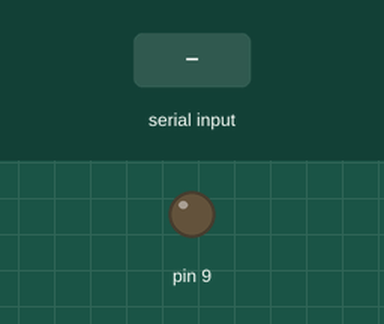
A sketch run on a simulated Arduino Mega 2560, built with avr-gcc and run on an emulated ATmega2560. On the bench: output pins drawn as LEDs (lit = HIGH). Inputs (shaded band) come from the test bench.

Above: at 1.2 s.
1.3 s: "1" received over the second serial link
At 1.8 s:
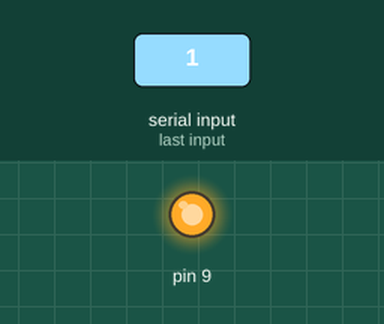
2.8 s: "0" received over the second serial link
At 4.2 s:
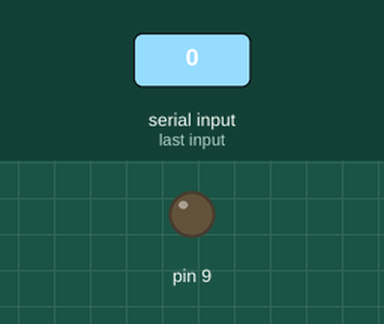
Timing chart, 0 to 5.8 s (numbered marks = the images above; inputs shaded):
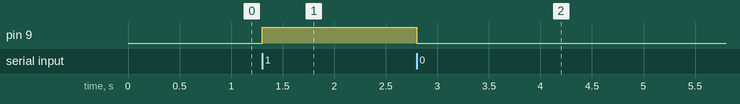

Measured:
- after the input at 1.3 s, pin 9: LOW → HIGH at once
- after the input at 2.8 s, pin 9: HIGH → LOW at once

The sketch:

POCbleutooth.ino
```cpp
int state = 0;

void setup()
{
  pinMode(9, OUTPUT);
  Serial1.begin(9600);
}
void loop()
{

  if(Serial1.available()>0)
  {
    state = Serial1.read();

    if (state == '0')
    {
      digitalWrite(9, LOW);
      Serial1.println("led: off");
      state = 0;
    }
    if (state == '1')
    {
      digitalWrite(9, HIGH);
      Serial1.println("led: on");
      state = 1;
    }
  }
}
```
